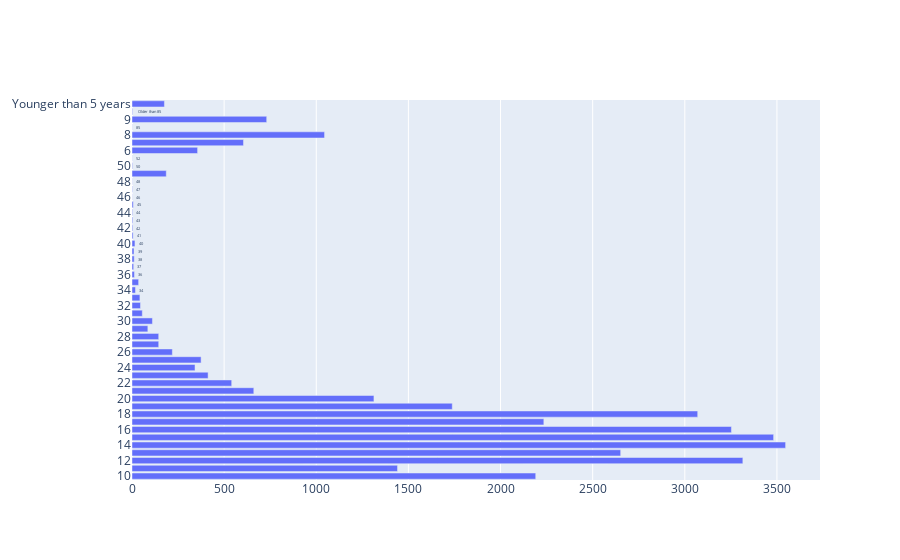

This figure's notebook cell:
### Code cell
plot_distribution(df, 'Age1stCode', 2020, 'index').show()

### Figure 1 — Plotly figure (JSON) as saved in the notebook; plotly's stock layout.template omitted (floating-point values rounded to 4 significant figures)
{"data": [{"orientation": "h", "text": ["10", "11", "12", "13", "14", "15", "16", "17", "18", "19", "20", "21", "22", "23", "24", "25", "26", "27", "28", "29", "30", "31", "32", "33", "34", "35", "36", "37", "38", "39", "40", "41", "42", "43", "44", "45", "46", "47", "48", "5", "50", "52", "6", "7", "8", "85", "9", "Older than 85", "Younger than 5 years"], "type": "bar", "x": [2191, 1441, 3315, 2652, 3547, 3482, 3253, 2235, 3070, 1738, 1313, 661, 541, 413, 342, 375, 219, 145, 145, 86, 111, 56, 46, 43, 19, 36, 13, 9, 12, 11, 16, 6, 4, 4, 3, 7, 1, 2, 1, 186, 3, 1, 356, 605, 1045, 1, 731, 3, 176], "y": ["10", "11", "12", "13", "14", "15", "16", "17", "18", "19", "20", "21", "22", "23", "24", "25", "26", "27", "28", "29", "30", "31", "32", "33", "34", "35", "36", "37", "38", "39", "40", "41", "42", "43", "44", "45", "46", "47", "48", "5", "50", "52", "6", "7", "8", "85", "9", "Older than 85", "Younger than 5 years"]}], "layout": {}}
